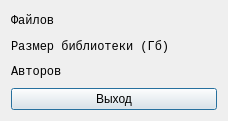
<?xml version="1.0" encoding="UTF-8"?>
<ui version="4.0">
 <class>Dialog</class>
 <widget class="QDialog" name="Dialog">
  <property name="geometry">
   <rect>
    <x>0</x>
    <y>0</y>
    <width>228</width>
    <height>121</height>
   </rect>
  </property>
  <property name="windowTitle">
   <string>catalogue::get_info()</string>
  </property>
  <layout class="QGridLayout" name="gridLayout">
   <item row="0" column="0">
    <layout class="QHBoxLayout" name="horizontalLayout">
     <item>
      <layout class="QVBoxLayout" name="verticalLayout">
       <item>
        <widget class="QLabel" name="label">
         <property name="font">
          <font>
           <family>Monospace</family>
          </font>
         </property>
         <property name="text">
          <string>Файлов</string>
         </property>
        </widget>
       </item>
       <item>
        <widget class="QLabel" name="label_2">
         <property name="font">
          <font>
           <family>Monospace</family>
          </font>
         </property>
         <property name="text">
          <string>Размер библиотеки (Гб)</string>
         </property>
        </widget>
       </item>
       <item>
        <widget class="QLabel" name="label_3">
         <property name="font">
          <font>
           <family>Monospace</family>
          </font>
         </property>
         <property name="text">
          <string>Авторов</string>
         </property>
        </widget>
       </item>
      </layout>
     </item>
     <item>
      <spacer name="verticalSpacer">
       <property name="orientation">
        <enum>Qt::Vertical</enum>
       </property>
       <property name="sizeHint" stdset="0">
        <size>
         <width>20</width>
         <height>40</height>
        </size>
       </property>
      </spacer>
     </item>
     <item>
      <layout class="QVBoxLayout" name="verticalLayout_2">
       <item>
        <widget class="QLabel" name="label_4">
         <property name="font">
          <font>
           <family>Monospace</family>
          </font>
         </property>
         <property name="text">
          <string/>
         </property>
        </widget>
       </item>
       <item>
        <widget class="QLabel" name="label_5">
         <property name="font">
          <font>
           <family>Monospace</family>
          </font>
         </property>
         <property name="text">
          <string/>
         </property>
        </widget>
       </item>
       <item>
        <widget class="QLabel" name="label_6">
         <property name="font">
          <font>
           <family>Monospace</family>
          </font>
         </property>
         <property name="text">
          <string/>
         </property>
        </widget>
       </item>
      </layout>
     </item>
    </layout>
   </item>
   <item row="2" column="0">
    <widget class="QPushButton" name="pushButton">
     <property name="text">
      <string>Выход</string>
     </property>
    </widget>
   </item>
  </layout>
 </widget>
 <resources/>
 <connections>
  <connection>
   <sender>pushButton</sender>
   <signal>clicked()</signal>
   <receiver>Dialog</receiver>
   <slot>close()</slot>
   <hints>
    <hint type="sourcelabel">
     <x>310</x>
     <y>273</y>
    </hint>
    <hint type="destinationlabel">
     <x>199</x>
     <y>149</y>
    </hint>
   </hints>
  </connection>
 </connections>
</ui>
